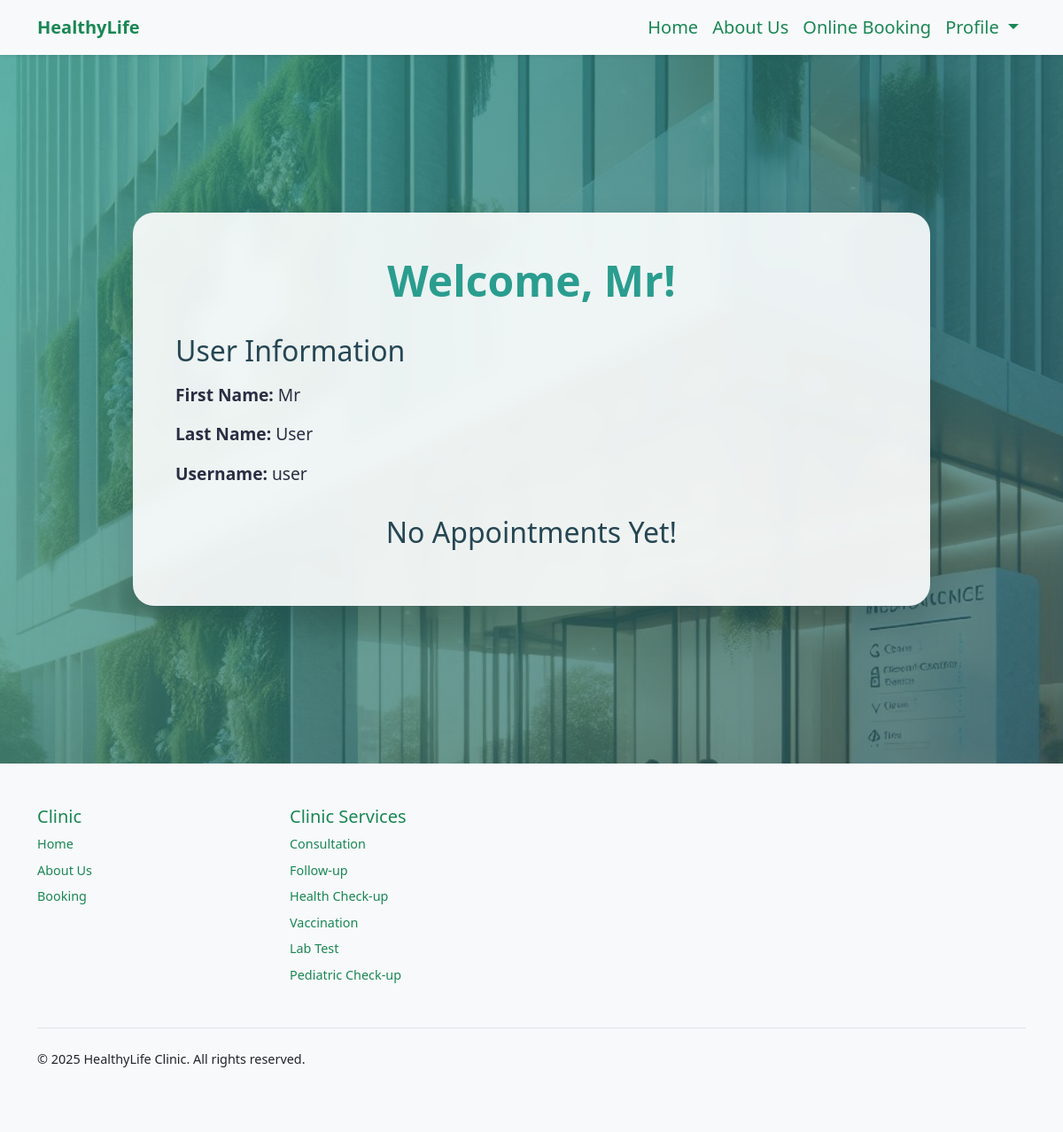
/user-panel (signed in), run on an earlier commit of the app's database.
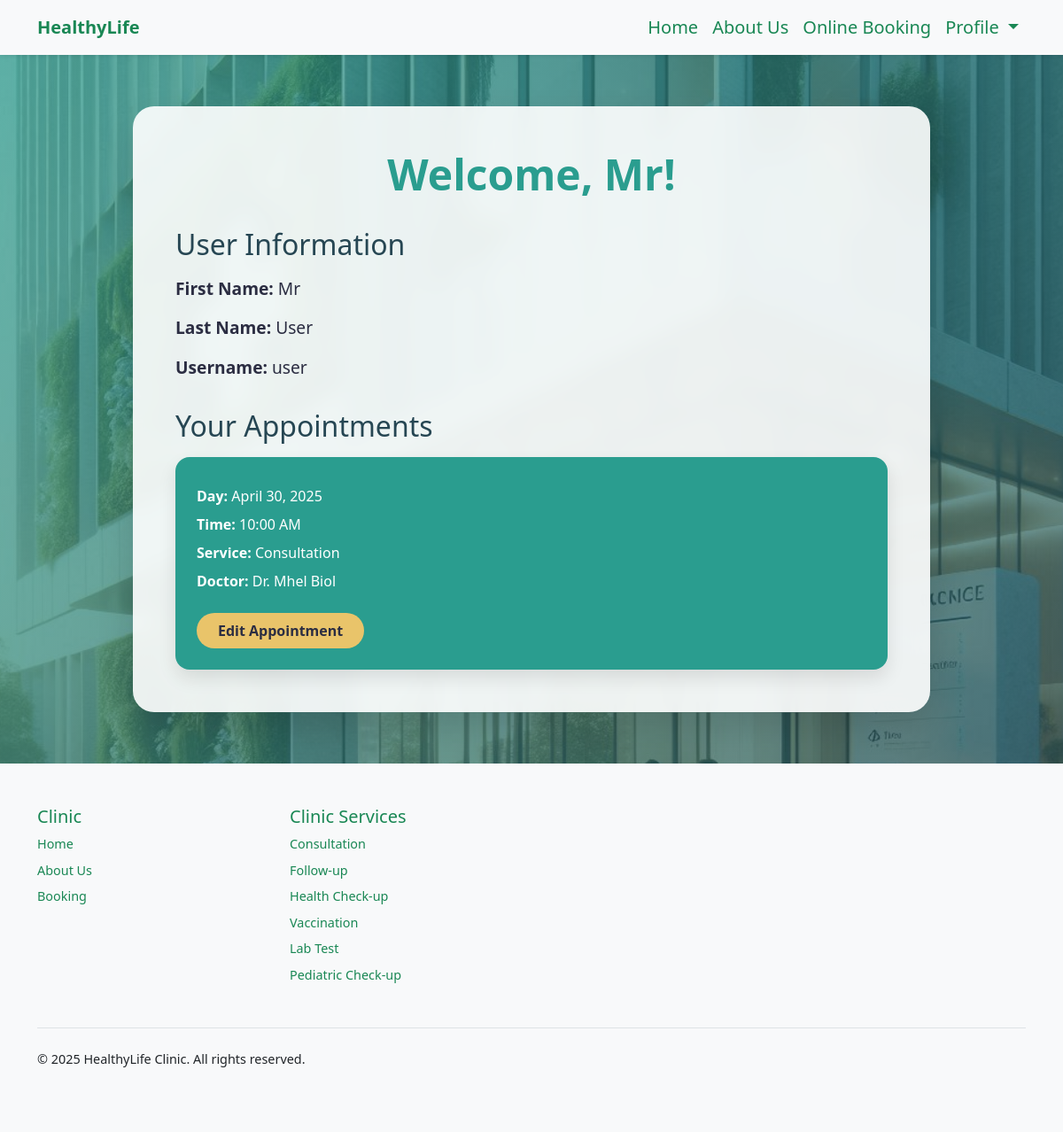
And on a later commit of the database.
### booking/models.py (models this page shows, shortened)
class Appointment(models.Model):
    user = models.ForeignKey(User, on_delete=models.CASCADE, null=True, blank=True)
    service = models.CharField(max_length=50, choices=SERVICE_CHOICES, default="Doctor care")
    doctor = models.CharField(max_length=255, default="Unknown")
    day = models.DateField(default=datetime.now)
    time = models.CharField(max_length=10, choices=TIME_CHOICES, default="3 PM")
    time_ordered = models.DateTimeField(default=datetime.now, blank=True)

### booking/views.py (the view)
# urls.py: path('user-panel', views.userPanel, name='userPanel'),
def userPanel(request):
    user = request.user
    appointments = Appointment.objects.filter(user=user).order_by('day', 'time')
    return render(request, 'userPanel.html', {
        'user':user,
        'appointments':appointments,
    })

### booking/templates/userPanel.html (shortened to what this page needs)
{% extends 'layout.html' %}
{% load static %}
{% block body %}
<section class="hero-section">
    {% if user.is_authenticated %}
    <div class="profile-panel">
        <h1>Welcome, {{ user.first_name }}!</h1>
        <div class="user-info">
            <h2>User Information</h2>
            <ul>
                <li><strong>First Name:</strong> {{ user.first_name }}</li>
                <li><strong>Last Name:</strong> {{ user.last_name }}</li>
                <li><strong>Username:</strong> {{ user.username }}</li>
            </ul>
        </div>
        {% if appointments.count > 0 %}
        <div class="appointment-list">
            <h2>Your Appointments</h2>
            {% for appointment in appointments %}
            <div class="appointment-card">
                <p><strong>Day:</strong> {{ appointment.day }}</p>
                <p><strong>Time:</strong> {{ appointment.time }}</p>
                <p><strong>Service:</strong> {{ appointment.service }}</p>
                <p><strong>Doctor:</strong> {{ appointment.doctor }}</p>
                <a href="{% url 'userUpdate' appointment.id %}">Edit Appointment</a>
            </div>
            {% endfor %}
        </div>
        {% else %}
        <h2>No Appointments Yet!</h2>
        {% endif %}
    </div>
    {% else %}
    <div class="sign-in-message">
        <h1>Please Sign In</h1>
        <a href="{% url 'login' %}" class="btn btn-primary mt-3">Sign In</a>
    </div>
    {% endif %}
</section>
{% endblock %}

### booking/templates/layout.html (shortened to what this page needs)
{% load static %}
<!doctype html>
<html lang="en">
<head>
    <link rel="stylesheet" href="https://cdnjs.cloudflare.com/ajax/libs/bootstrap-icons/1.7.2/font/bootstrap-icons.min.css">
    <link href="https://cdn.jsdelivr.net/npm/bootstrap@5.2.1/dist/css/bootstrap.min.css" rel="stylesheet">
</head>
<body>
<header>
    <nav class="navbar navbar-expand-lg shadow-sm">
        <div class="container">
            <a class="navbar-brand" href="{% url 'index' %}">
                HealthyLife
            </a>
            <div class="collapse navbar-collapse" id="navbarSupportedContent">
                <ul class="navbar-nav ms-auto mb-2 mb-lg-0 fs-5 align-items-center">
                    <li class="nav-item">
                        <a class="nav-link" aria-current="page" href="{% url 'index' %}">Home</a>
                    </li>
                    <li class="nav-item">
                        <a class="nav-link" href="{% url 'about' %}">About Us</a>
                    </li>
                    <li class="nav-item">
                        <a class="nav-link" href="{% url 'booking' %}">Online Booking</a>
                    </li>
                    {% if user.is_authenticated %}
                    <li class="nav-item dropdown">
                        <a class="nav-link dropdown-toggle" href="#" role="button" data-bs-toggle="dropdown" aria-expanded="false">
                            Profile
                        </a>
                    </li>
                    {% else %}
                    <li class="nav-item">
                        <a class="nav-link" href="{% url 'login' %}">Sign In / Sign Up</a>
                    </li>
                    {% endif %}
                </ul>
            </div>
        </div>
    </nav>
</header>
{% block body %}
{% endblock %}
<footer class="py-5 mt-auto">
    <div class="container">
        <div class="row">
            <div class="col-6 col-md-3 mb-3">
                <h5>Clinic</h5>
                <ul class="nav flex-column">
                    <li class="nav-item mb-2"><a href="{% url 'index' %}" class="nav-link p-0">Home</a></li>
                    <li class="nav-item mb-2"><a href="{% url 'about' %}" class="nav-link p-0">About Us</a></li>
                    <li class="nav-item mb-2"><a href="{% if user.is_authenticated %}{% url 'booking' %}{% else %}#{% endif %}" class="nav-link p-0">Booking</a></li>
                </ul>
            </div>
            <div class="col-6 col-md-3 mb-3">
                <h5>Clinic Services</h5>
                <ul class="nav flex-column">
                    <li class="nav-item mb-2"><a href="{% if user.is_authenticated %}{% url 'booking' %}{% else %}#{% endif %}" class="nav-link p-0">Consultation</a></li>
                    <li class="nav-item mb-2"><a href="{% if user.is_authenticated %}{% url 'booking' %}{% else %}#{% endif %}" class="nav-link p-0">Follow-up</a></li>
                    <li class="nav-item mb-2"><a href="{% if user.is_authenticated %}{% url 'booking' %}{% else %}#{% endif %}" class="nav-link p-0">Health Check-up</a></li>
                    <li class="nav-item mb-2"><a href="{% if user.is_authenticated %}{% url 'booking' %}{% else %}#{% endif %}" class="nav-link p-0">Vaccination</a></li>
                    <li class="nav-item mb-2"><a href="{% if user.is_authenticated %}{% url 'booking' %}{% else %}#{% endif %}" class="nav-link p-0">Lab Test</a></li>
                    <li class="nav-item mb-2"><a href="{% if user.is_authenticated %}{% url 'booking' %}{% else %}#{% endif %}" class="nav-link p-0">Pediatric Check-up</a></li>
                </ul>
            </div>
        </div>
        <div class="d-flex flex-column flex-sm-row justify-content-between py-4 mt-4 border-top">
            <p class="mb-0">&copy; 2025 HealthyLife Clinic. All rights reserved.</p>
        </div>
    </div>
</footer>
</body>
</html>

### booking/templates/layout.html (style rules this page uses)
.navbar { background-color: #f8f9fa; }
.nav-link { color: #198754 !important; transition: color 0.3s ease; }
.navbar-brand { font-weight: bold; color: #198754 !important; }
footer { background-color: #f8f9fa; font-size: 0.9rem; }
footer h5 { color: #198754; }
footer a { color: #6c757d; text-decoration: none; }

What changed in the data, as far as the page shows it:
added Appointment: day "April 30, 2025", time "10:00 AM", service "Consultation", doctor "Dr. Mhel Biol"
Also different on the page:
text no longer shown: "No Appointments Yet!"
text now shown: "Your Appointments"
